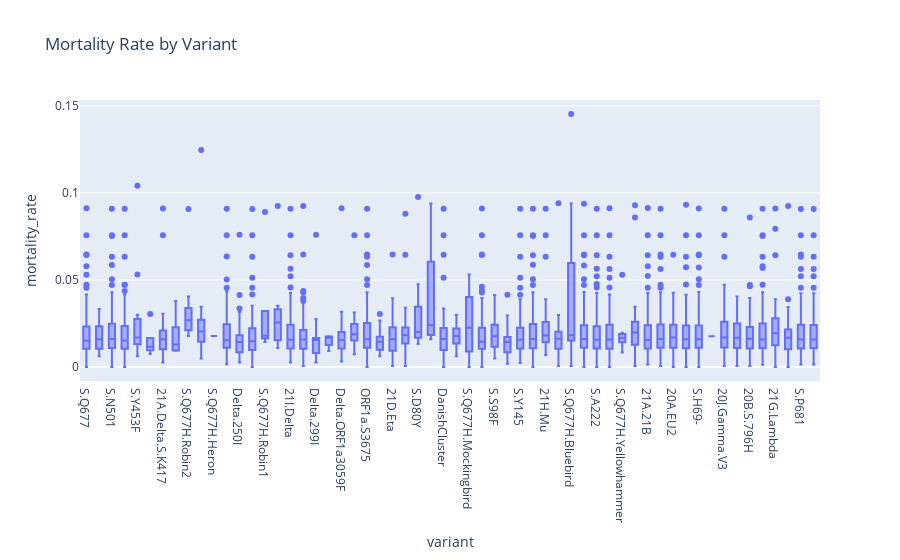

Here is the notebook cell this chart was saved with:
### Code cell
# 6. Box Plot: Mortality Rate by Variant
fig = px.box(df, x='variant', y='mortality_rate', title='Mortality Rate by Variant')
fig.show()

### Figure 1 — Plotly figure (JSON) as saved in the notebook; plotly's stock layout.template omitted (floating-point values rounded to 4 significant figures; data arrays with more than 128 entries replaced by an {"elided": "..."} marker saying what was removed)
{"data": [{"alignmentgroup": "True", "hovertemplate": "variant=%{x}<br>mortality_rate=%{y}<extra></extra>", "legendgroup": "", "marker": {"color": "#636efa"}, "name": "", "notched": false, "offsetgroup": "", "orientation": "v", "showlegend": false, "type": "box", "x": {"elided": "3585 str values"}, "x0": " ", "xaxis": "x", "y": {"elided": "3585 float values"}, "y0": " ", "yaxis": "y"}], "layout": {"boxmode": "group", "legend": {"tracegroupgap": 0}, "title": {"text": "Mortality Rate by Variant"}, "xaxis": {"anchor": "y", "domain": [0, 1], "title": {"text": "variant"}}, "yaxis": {"anchor": "x", "domain": [0, 1], "title": {"text": "mortality_rate"}}}}
